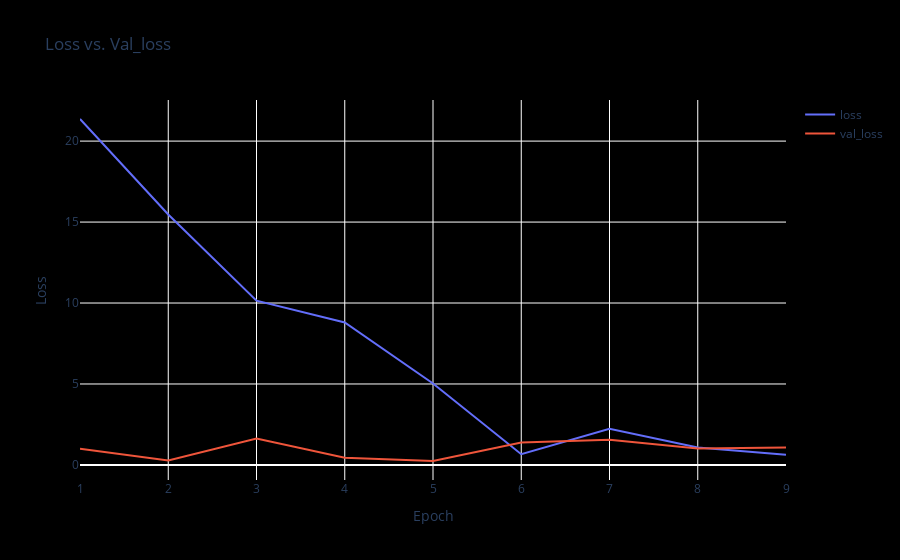

The cell this chart's notebook holds for it:
### Code cell
loss = my_dict['loss']
val_loss = my_dict['val_loss']

fig = go.Figure()
fig.add_trace(go.Scatter(x=number_range, y=loss, mode='lines', name='loss'))
fig.add_trace(go.Scatter(x=number_range, y=val_loss, mode='lines', name='val_loss'))

fig.update_layout(title='Loss vs. Val_loss',xaxis_title='Epoch',yaxis_title='Loss', plot_bgcolor='black', paper_bgcolor='black')

### Figure 1 — Plotly figure (JSON) as saved in the notebook; plotly's stock layout.template omitted (floating-point values rounded to 4 significant figures)
{"data": [{"mode": "lines", "name": "loss", "type": "scatter", "x": [1, 2, 3, 4, 5, 6, 7, 8, 9, 10, 11, 12, 13, 14, 15, 16, 17, 18, 19, 20, 21, 22, 23, 24, 25, 26, 27, 28, 29, 30], "y": [21.37, 15.47, 10.15, 8.794, 5.029, 0.6611, 2.241, 1.071, 0.6281]}, {"mode": "lines", "name": "val_loss", "type": "scatter", "x": [1, 2, 3, 4, 5, 6, 7, 8, 9, 10, 11, 12, 13, 14, 15, 16, 17, 18, 19, 20, 21, 22, 23, 24, 25, 26, 27, 28, 29, 30], "y": [1.005, 0.28, 1.639, 0.4468, 0.2441, 1.391, 1.56, 1.022, 1.085]}], "layout": {"autosize": true, "paper_bgcolor": "black", "plot_bgcolor": "black", "title": {"text": "Loss vs. Val_loss"}, "xaxis": {"autorange": true, "range": [1, 9], "title": {"text": "Epoch"}, "type": "linear"}, "yaxis": {"autorange": true, "range": [-0.9293, 22.54], "title": {"text": "Loss"}, "type": "linear"}}}
